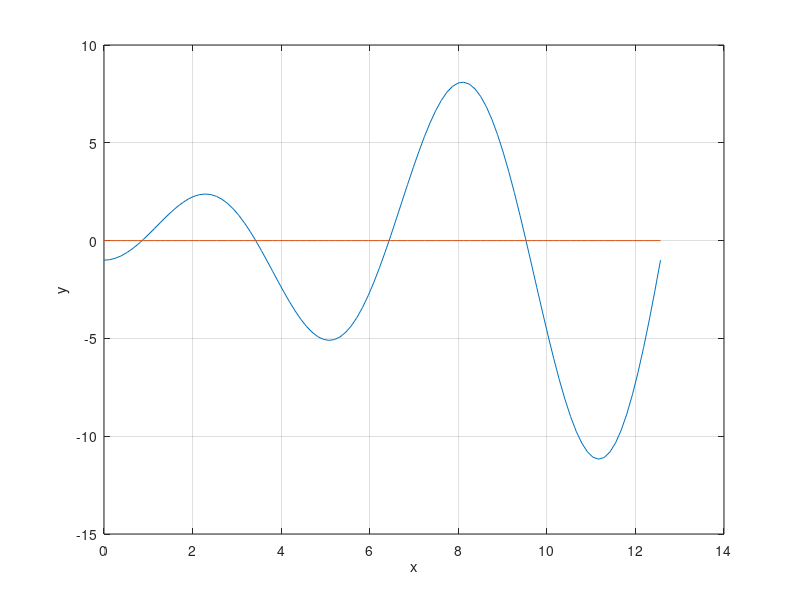

Here is the MATLAB script that generated this plot: (Note: this script raises an error after producing the figure.)
a = 0;
b = 4*pi;
m = 100;
x = linspace(a,b,m);
f = 'x.*sin(x)-cos(x)';
plot(x,eval(f),x,0*x);
grid on;
xlabel('x');
ylabel('y');

z=ginput(1);
[zr,fr]=fzero(f,z(1));

hold on;
plot(zr,fr,'r*',z(1),z(2),'g');
hold off;

zr
fr

syms y;
Eq = y.*sin(y)-cos(y) == 0;
j = vpasolve (Eq,y);
j